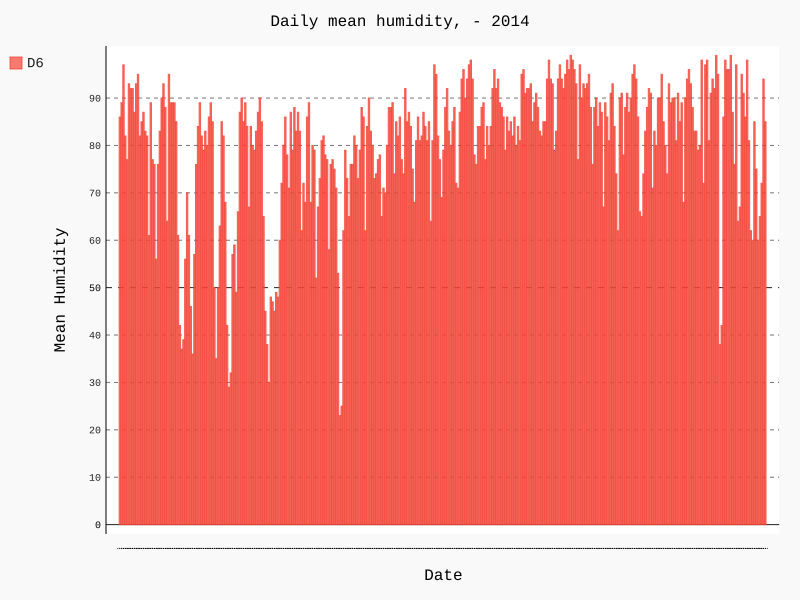

Generate this figure with Python:
import csv
from matplotlib import pyplot as plt
from datetime import datetime
import pygal

filename = 'sitka_weather_2014.csv'
with open(filename) as f_obj:
    reader = csv.reader(f_obj)
    head_row = next(reader)
    mean_humidity, dates = [], []
    for row in reader:
        try:
            mean = int(row[8])
            date = datetime.strptime(row[0], '%Y-%m-%d')
        except ValueError:
            print(date, 'Missing data')
        else:
            mean_humidity.append(mean)
            dates.append(date)

hist = pygal.Bar()
hist.title = "Daily mean humidity, - 2014"
hist.x_labels = dates
hist.x_title = 'Date'
hist.y_title = 'Mean Humidity'

hist.add('D6', mean_humidity)
hist.render_to_file('mean_humidity.svg')
